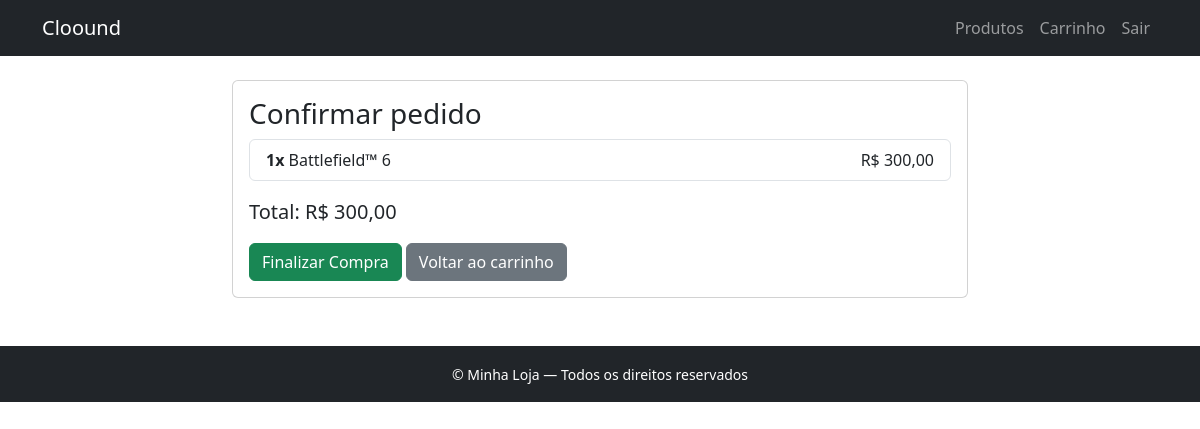
The app's page /cart/checkout/ (signed in) with its own data.
### cart/models.py (models this page shows, shortened)
class CartItem(models.Model):
    cart = models.ForeignKey(Cart, on_delete=models.CASCADE, related_name='items', verbose_name='Carrinho')
    product = models.ForeignKey(Product, on_delete=models.CASCADE, verbose_name='Produto')
    quantity = models.PositiveIntegerField(default=1, verbose_name='Quantidade')
    def subtotal(self):
        return self.product.price * self.quantity
    class Meta:
        verbose_name = 'Item do carrinho'
        verbose_name_plural = 'Itens do carrinho'

### store/models.py (models this page shows, shortened)
class Product(models.Model):
    name = models.CharField(max_length=255, verbose_name='Nome')
    description = models.TextField(verbose_name='Descrição')
    price = models.DecimalField(max_digits=10, decimal_places=2, verbose_name='Preço')
    stock = models.PositiveIntegerField(verbose_name='Estoque')
    image = models.ImageField(upload_to='products/', blank=True, null=True, verbose_name='Imagem')
    class Meta:
        verbose_name = 'Produto'
        verbose_name_plural = 'Produtos'

### cart/views.py (the view, shortened to what this page needs)
# urls.py: path('checkout/', views.checkout, name='checkout'),
@login_required
def checkout(request):
    try:
        _merge_session_cart(request, request.user)
    except Exception:
        pass
    cart, created = Cart.objects.get_or_create(user=request.user)
    if request.method == 'GET':
        items = cart.items.select_related('product').all()
        total = cart.total()
        return render(request, 'cart/checkout_confirm.html', {'cart': cart, 'items': items, 'total': total})

### cart/models.py (called while the page is built)
    def total(self):
        return sum(item.subtotal() for item in self.items.all())

### cart/views.py (called while the page is built, shortened)
def _merge_session_cart(request, user):
    session_cart = request.session.get('cart', {}) or {}
    if not session_cart:
        return

### cart/templates/cart/checkout_confirm.html (shortened to what this page needs)
{% extends "base.html" %}
{% block content %}
<div class="row justify-content-center">
  <div class="col-md-8">
    <div class="card">
      <div class="card-body">
        <h3 class="card-title">Confirmar pedido</h3>
        {% if items %}
          <ul class="list-group mb-3">
            {% for it in items %}
              <li class="list-group-item d-flex justify-content-between align-items-center">
                <div>
                  <strong>{{ it.quantity }}x</strong> {{ it.product.name }}
                </div>
                <span>R$ {{ it.product.price|floatformat:2 }}</span>
              </li>
            {% endfor %}
          </ul>
          <p class="lead">Total: <strong>R$ {{ total|floatformat:2 }}</strong></p>
          <form method="post" action="{% url 'checkout' %}">
            <button type="submit" class="btn btn-success">Finalizar Compra</button>
            <a href="{% url 'cart_detail' %}" class="btn btn-secondary">Voltar ao carrinho</a>
          </form>
        {% else %}
          <p>Seu carrinho está vazio.</p>
          <a href="{% url 'product_list' %}" class="btn btn-primary">Continuar comprando</a>
        {% endif %}
      </div>
    </div>
  </div>
</div>
{% endblock %}

### records on screen
CartItem: quantity "1", product.name "Battlefield™ 6", product.price "300,00"

### other values on screen
{{ total|floatformat:2 }} "300,00"
